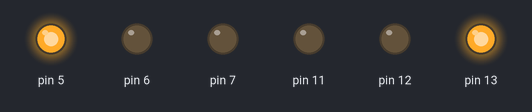
Bench run of a program on a simulated Arduino Uno, built with avr-gcc and run on an emulated ATmega328P. Parts: output pins drawn as LEDs (lit = HIGH).

Above: at 0.1 s.
At 2.1 s:
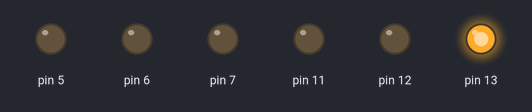
At 4.1 s:
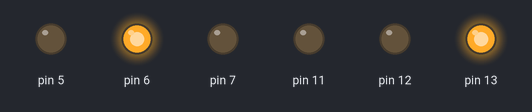
At 8.1 s:
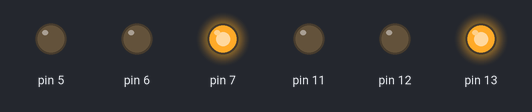
At 18.1 s:
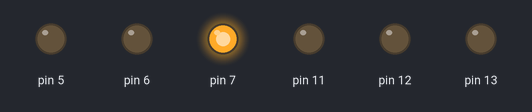
At 36.1 s:
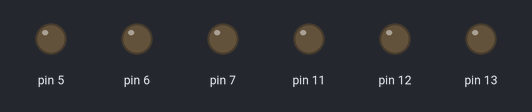
Timing chart, 0 to 37.6 s (numbered marks = the images above):
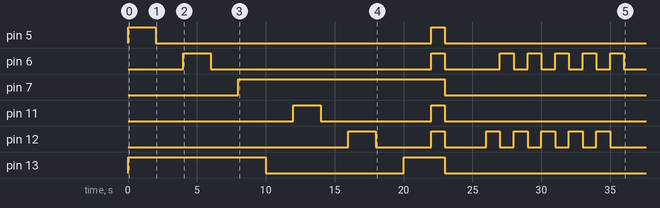

Measured:
- by itself, pin 5: LOW → HIGH at 0.00 s, → LOW 2.0 s later, → HIGH 20.0 s later, → LOW 1.0 s later
- by itself, pin 6: goes HIGH 2.0 s, LOW 16.0 s, HIGH 1.0 s, LOW 4.0 s, 4 × (HIGH 1.0 s, LOW 1.0 s), HIGH 1.0 s, then LOW
- by itself, pin 7: LOW → HIGH at 8.0 s, → LOW 15.0 s later
- by itself, pin 11: LOW → HIGH at 12.0 s, → LOW 2.0 s later, → HIGH 8.0 s later, → LOW 1.0 s later
- by itself, pin 12: goes HIGH 2.0 s, LOW 4.0 s, HIGH 1.0 s, LOW 3.0 s, 4 × (HIGH 1.0 s, LOW 1.0 s), HIGH 1.0 s, then LOW
- by itself, pin 13: LOW → HIGH at 0.00 s, → LOW 10.0 s later, → HIGH 10.0 s later, → LOW 3.0 s later

The program:

main.cpp
```cpp
#include <Arduino.h>

// Preparação do Arduino, este código irá rodar uma única vez
void setup()
{
   pinMode(13, OUTPUT);
   pinMode(12, OUTPUT);
   pinMode(11, OUTPUT);
   pinMode(7, OUTPUT);
   pinMode(6, OUTPUT);
   pinMode(5, OUTPUT);
}

// Este código é chamado automáticamente pelo Arduino, ficará em
// loop até que seu Arduino seja desligado
void loop()
{

    //Vermelho1 - Desligado
    digitalWrite(13, HIGH);


    //Verde 2 - Ligado
    digitalWrite(5, HIGH);
    delay(2000);

    //Verde 2 - Desligado
    digitalWrite(5, LOW);
    delay(2000);

    //Amarelo 2 - Ligado
    digitalWrite(6, HIGH);
    delay(2000);

    //Amarelo 2 - Desligado
    digitalWrite(6, LOW);
    delay(2000);

    //Vermelho 2 - Ligado
    digitalWrite(7, HIGH);
    delay(2000);

    //Vermelho 1 - Desligado
    digitalWrite(13, LOW);
    delay(2000);

    //Verde 1 - Ligado
    digitalWrite(11, HIGH);
    delay(2000);

    //Verde 1 - Desligado
    digitalWrite(11, LOW);
    delay(2000);

    //Amarelo 1 - Ligado
    digitalWrite(12, HIGH);
    delay(2000);

    //Amarelo 1 - Desligado
    digitalWrite(12, LOW);
    delay(2000);

    //Vermelho 1 - Ligado
    digitalWrite(13, HIGH);
    delay(2000);


      //Todos Ligados
    digitalWrite(13, HIGH);
    digitalWrite(12, HIGH);
    digitalWrite(11, HIGH);
    digitalWrite(7, HIGH);
    digitalWrite(6, HIGH);
    digitalWrite(5, HIGH);
      delay(1000);


      //Todos Desigados
    digitalWrite(13, LOW);
    digitalWrite(12, LOW);
    digitalWrite(11, LOW);
    digitalWrite(7, LOW);
    digitalWrite(6, LOW);
    digitalWrite(5, LOW);
      delay(3000);


    //Amarelo Piscante
    digitalWrite(12, HIGH);
    digitalWrite(06, LOW);
    delay(1000);
    digitalWrite(12, LOW);
    digitalWrite(06, HIGH);
    delay(1000);

      digitalWrite(12, HIGH);
    digitalWrite(06, LOW);
    delay(1000);
    digitalWrite(12, LOW);
    digitalWrite(06, HIGH);
    delay(1000);

      digitalWrite(12, HIGH);
    digitalWrite(06, LOW);
    delay(1000);
    digitalWrite(12, LOW);
    digitalWrite(06, HIGH);
    delay(1000);


      digitalWrite(12, HIGH);
    digitalWrite(06, LOW);
    delay(1000);
    digitalWrite(12, LOW);
    digitalWrite(06, HIGH);
    delay(1000);

      digitalWrite(12, HIGH);
    digitalWrite(06, LOW);
    delay(1000);
    digitalWrite(12, LOW);
    digitalWrite(06, HIGH);
    delay(1000);


      //Todos Desigados
    digitalWrite(13, LOW);
    digitalWrite(12, LOW);
    digitalWrite(11, LOW);
    digitalWrite(7, LOW);
    digitalWrite(6, LOW);
    digitalWrite(5, LOW);
      delay(4000);


}
```
